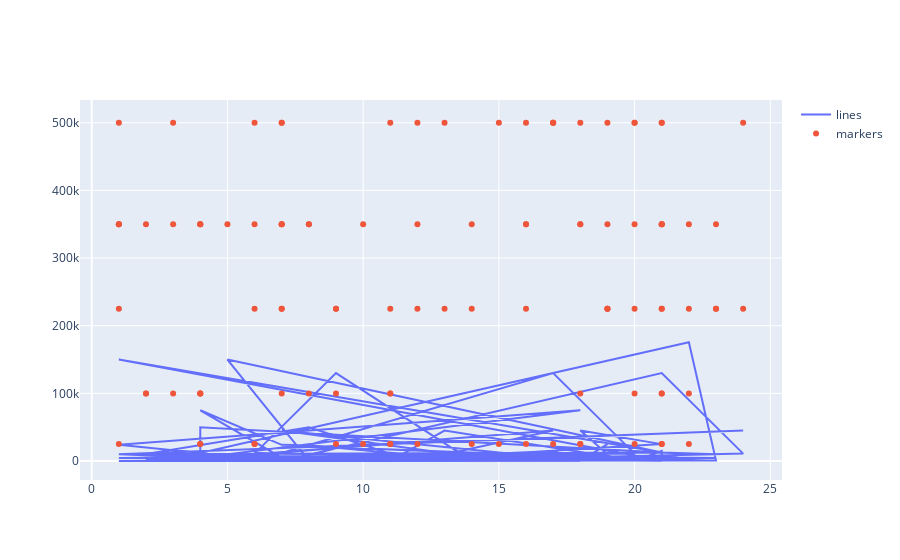

Write notebook code for a chart like this one.
### Code cell
# P - Lines

import plotly.graph_objects as go

fig = go.Figure()
fig.add_trace(go.Scatter(x=DB['Time'],y=DB['Amount'], mode='lines',name='lines'))
fig.add_trace(go.Scatter(x=DB['Time'],y=DB['Limit'], mode='markers',name='markers'))

fig.show()
